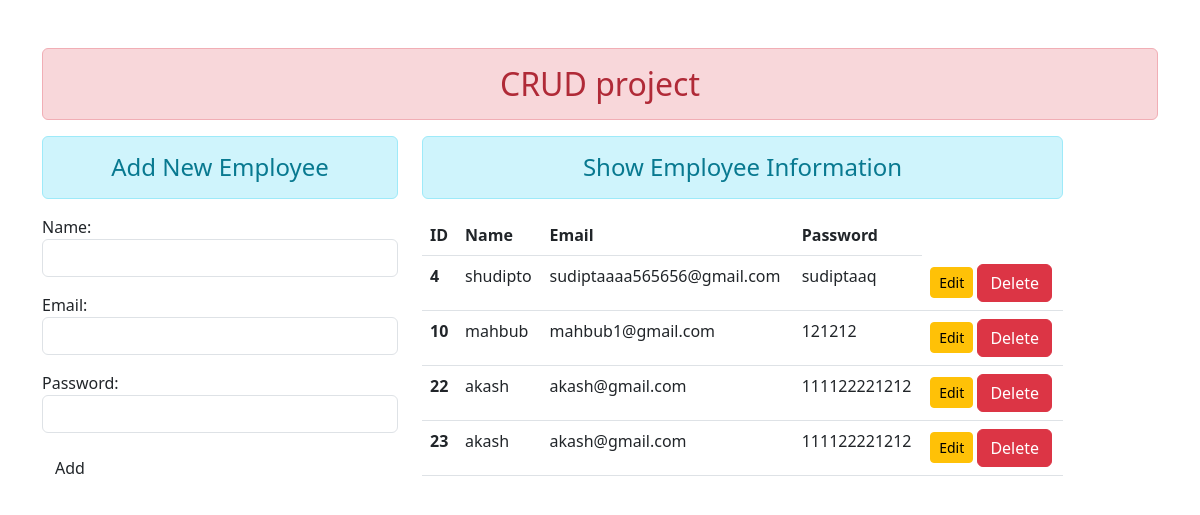
The page / on the database its author committed.
### enroll/models.py (models this page shows)
class  User(models.Model):
    name= models.CharField(max_length=70)
    email= models.EmailField(max_length=100)
    password= models.CharField(max_length=100)

### enroll/views.py (the view)
# urls.py: path('', views.add_show, name="addandshow"),
def add_show(request):
    if request.method == 'POST':
        fm= EmployeeRegistration(request.POST)
        if fm.is_valid():
           nm =  fm.cleaned_data['name']
           em =  fm.cleaned_data['email']
           pw =  fm.cleaned_data['password']
           reg = User(name=nm, email=em, password=pw)
           reg.save()
           fm = EmployeeRegistration()
    else:
         fm= EmployeeRegistration()
    empd = User.objects.all()
    return render(request, 'enroll/static/enroll/templates/enroll/addandshow.html', {'form':fm,  'emp':empd})

### enroll/forms.py
class EmployeeRegistration(forms.ModelForm):
    class Meta:
        model = User
        fields = ['name', 'email','password']
        widgets = {
            'name': forms.TextInput(attrs={'class':'form-control'}),
            'email': forms.EmailInput(attrs={'class':'form-control'}),
            'password': forms.PasswordInput(render_value=True, attrs={'class':'form-control'}),
        }

### enroll/static/enroll/templates/enroll/addandshow.html (shortened to what this page needs)
{% extends 'enroll/static/enroll/templates/enroll/base.html'  %}
{%  block content %}
<div class="row">
    <div class="col-sm-4">
        <h4 class= "text-center alert alert-info"> Add New Employee</h4>
<form action="" method="POST">
{{form.as_p}}
<input type="submit" class="btn btn- success" value="Add">
</form>
</div>
<div class= "col-sm-7">
    <h4 class="text-center alert alert-info">Show Employee Information</h4>
    {% if emp %}
            <table class="table table-hover">
                <thead>
                <tr>
                    <th scope="col">ID</th>
                    <th scope="col">Name</th>
                    <th scope="col">Email</th>
                    <th scope="col">Password</th>
                </tr>
                </thead>
                <tbody>
                  {% for em in emp %}
                <tr>
                    <th scope="row">{{em.id}}</th>
                    <td>{{em.name}}</td>
                    <td>{{em.email}}</td>
                    <td>{{em.password}}</td>
                    <td>
                        <a href="{% url 'updatedata' em.id %}" class="btn btn-warning btn-sm">Edit</a>
                        <form action="{% url 'deletedata' em.id %}" method="post" class="d-inline"> {% csrf_token %}
                            <input type="submit" class="btn btn-danger" value="Delete">
                        </form>
                    </td>
                </tr>
                  {%  endfor %}
                </tbody>
            </table>
    {% else %}
      <h4 class= "text-center alert alert-warning">No Records</h4>
    {%  endif  %}
</div>
</div>
{% endblock content %}

### enroll/static/enroll/templates/enroll/base.html (shortened to what this page needs)
<!DOCTYPE html>
{% load static   %}
<html lang="en">
<head>
    <link rel="stylesheet" href="{% static 'enroll/css/bootstrap.css' %}">
</head>
<body>
    <div class="container mt-5">
        <h2  class = "text-center alert alert-danger">CRUD project</h2>
        {%  block content %}  {% endblock content %}
    </div>
</body>
</html>

### rows shown on the page
User: id "4", name "shudipto", email "sudiptaaaa565656@gmail.com", password "sudiptaaq"
User: id "10", name "mahbub", email "mahbub1@gmail.com", password "121212"
User: id "22", name "akash", email "akash@gmail.com", password "111122221212"
User: id "23", name "akash", email "akash@gmail.com", password "111122221212"
